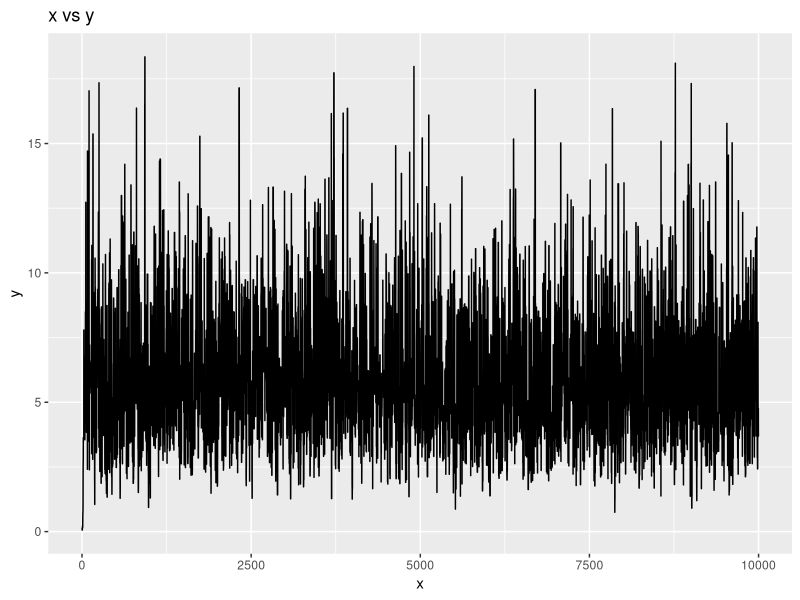
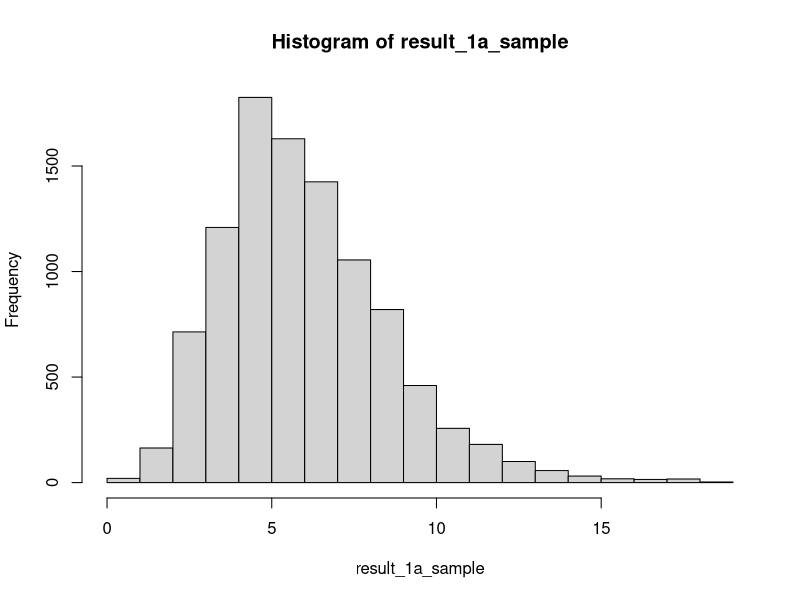

Reproduce these figures in R, in order.
########################## INIT CODE ###########################################
rm(list = ls())
library(ggplot2)

########################## 1a ##################################################
# DONE

fx_1a <- function(x) {
  return(ifelse(x <= 0, 0, x^5 * exp(-x)))
}

metropolis_hastings_log_normal_1a <- function(n) {
  samples <- rep(0, n)

  # sample from a log-normal distribution
  xt <- rlnorm(1, 0, 1)
  samples[1] <- xt

  # set some initial values
  count <- 1
  accepted_count <- 0

  while (count <= n) {
    # sample a candidate from log normal distribution
    x_star <- rlnorm(1, log(xt), 1)

    # calc a ratio
    mh_ratio <- (fx_1a(x_star) * dlnorm(xt, log(x_star))) /
                (fx_1a(xt) * dlnorm(x_star, log(xt)))


    # accept according to the ratio
    if (mh_ratio > 1) {
      xt_plus <- x_star
      accepted_count <- accepted_count + 1
    } else {
      u <- runif(1)
      if (u < mh_ratio) {
        xt_plus <- x_star
        accepted_count <- accepted_count + 1
      } else {
        xt_plus <- xt
      }
    }

    samples[count] <- xt_plus
    count <- count + 1
    xt <- xt_plus
  }
  return(list(random_variable = samples, acceptance_rate = accepted_count / n))
}

sample_number <- 10000
result_1a <- metropolis_hastings_log_normal_1a(sample_number)

data_set_1a <- data.frame(x = 1:sample_number, y = result_1a$random_variable)

result_1a_sample <- result_1a$random_variable

ggplot(data = data_set_1a, mapping = aes(x = x, y = y)) +
  geom_line() +
  ggtitle("x vs y") +
  xlab("x") +
  ylab("y")

# according to the result, the convergence of the chain seems not converge to 
# a fixed value.

# According to the graph, there does not have a significant burn-in period.From
# the beginning, the chain seems very stable.

# The acceptance rate is 0.448 
result_1a_acceptance_rate <- result_1a$acceptance_rate
cat("acceptance rate is", result_1a_acceptance_rate, "\n")

# plot a histogram of the 1a samples
hist(result_1a_sample)

########################## 1b ##################################################
# we use chi-square distribution X^2(|x+1|) as the proposal distribution

  xt <- rchisq(n=1,df = 1)
metropolis_hastings_chi_square <- function(n) {
  samples <- rep(0, n)

  # sample from a log-normal distribution
  xt <- rlnorm(1, 0, 1)
  samples[1] <- xt

  # set some initial values
  count <- 1
  accepted_count <- 0

  while (count <= n) {
    # sample a candidate from log normal distribution
    x_star <- rlnorm(1, log(xt), 1)

    # calc a ratio
    mh_ratio <- (fx_1a(x_star) * dlnorm(xt, log(x_star))) /
                (fx_1a(xt) * dlnorm(x_star, log(xt)))


    # accept according to the ratio
    if (mh_ratio > 1) {
      xt_plus <- x_star
      accepted_count <- accepted_count + 1
    } else {
      u <- runif(1)
      if (u < mh_ratio) {
        xt_plus <- x_star
        accepted_count <- accepted_count + 1
      } else {
        xt_plus <- xt
      }
    }

    samples[count] <- xt_plus
    count <- count + 1
    xt <- xt_plus
  }
  return(list(random_variable = samples, acceptance_rate = accepted_count / n))
}

########################## 1c ##################################################
# we use LN(X_{t},2) as the proposal distribution
metropolis_hastings_log_normal_1c <- function(n) {
  samples <- rep(0, n)

  # sample from a log-normal distribution
  xt <- rlnorm(1, 0, 1)
  samples[1] <- xt

  # set some initial values
  count <- 1
  accepted_count <- 0

  while (count <= n) {
    # sample a candidate from log normal distribution
    x_star <- rlnorm(1, log(xt), 1)

    # calc a ratio
    mh_ratio <- (fx_1a(x_star) * dlnorm(xt, log(x_star))) /
                (fx_1a(xt) * dlnorm(x_star, log(xt)))


    # accept according to the ratio
    if (mh_ratio > 1) {
      xt_plus <- x_star
      accepted_count <- accepted_count + 1
    } else {
      u <- runif(1)
      if (u < mh_ratio) {
        xt_plus <- x_star
        accepted_count <- accepted_count + 1
      } else {
        xt_plus <- xt
      }
    }

    samples[count] <- xt_plus
    count <- count + 1
    xt <- xt_plus
  }
  return(list(random_variable = samples, acceptance_rate = accepted_count / n))
}


# Question 1d
# TODO: comment on the plot of 1a,1b,1c and draw a conclusion

# Question 1e
# TODO: check what is the requirement

# Question 1f
# TODO: check what is the requirement

